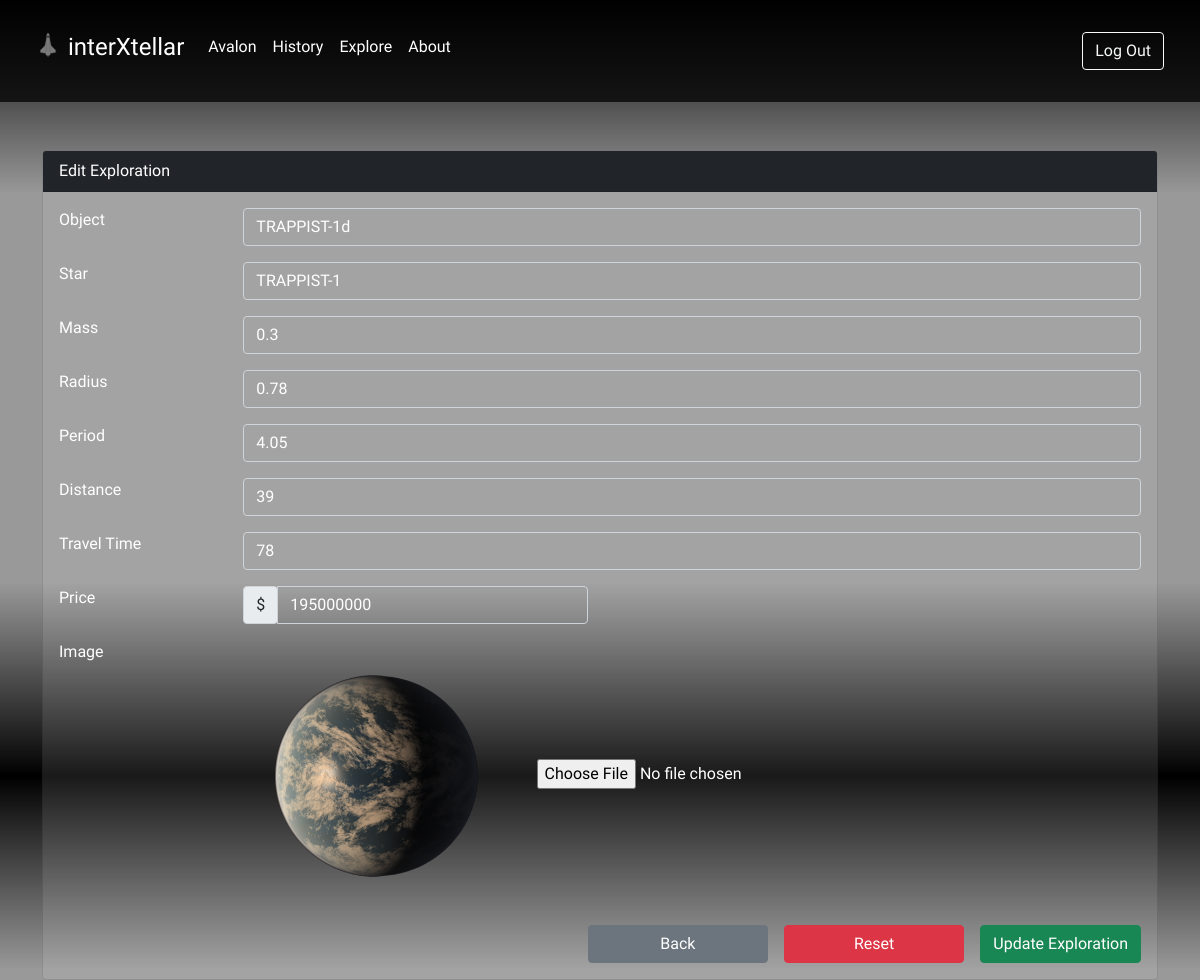
/explore/explore_edit.php?id=7, run on the app's committed database.
### tables this page shows
CREATE TABLE `explore` (
  `id` int(3) NOT NULL,
  `star` varchar(64) NOT NULL,
  `object` varchar(64) NOT NULL,
  `mass` varchar(64) NOT NULL,
  `radius` varchar(64) NOT NULL,
  `period` varchar(64) NOT NULL,
  `distance` varchar(64) NOT NULL,
  `travel_time` varchar(64) NOT NULL,
  `price` int(64) NOT NULL,
  `image` varchar(128) NOT NULL
);

### explore/explore_edit.php (the view, shortened to what this page needs)
<!DOCTYPE html>
<html lang="en">
<head>
    <link href="https://cdn.jsdelivr.net/npm/bootstrap@5.0.1/dist/css/bootstrap.min.css" rel="stylesheet">
</head>
<body>
    <nav class="navbar sticky-top navbar-expand-sm py-4 navbar-light" style="background: rgba(0,0,0,0.75);">
        <div class="container-fluid ms-4 me-4">
            <a class="navbar-brand mb-2 text-white" href="../home.php"><img src="../icon.png" alt="icon" width="24" height="24" class="d-inline-block align-text-top me-2">interXtellar</a>
            <div class="collapse navbar-collapse" id="navbarSupportedContent">
                <ul class="navbar-nav me-auto mb-lg-0">
                    <a class="nav-link text-white" href="../home.php#avalon">Avalon</a>
                    <a class="nav-link text-white" href="../home.php#history">History</a>
                    <a class="nav-link text-white" href="../home.php#explore">Explore</a>
                    <a class="nav-link text-white mb-2" href="../home.php#about">About</a>
                </ul>
                <form class="d-flex">
                    <a class="btn btn-outline-light my-2 my-sm-0" href="../logout.php">Log Out</a>
                </form>
            </div>
        </div>
    </nav>
    <?php
        include("../koneksi.php");
        $query = mysqli_query($con, "SELECT * FROM explore WHERE id='$_GET[id]'");
        $data  = mysqli_fetch_array($query);
    ?>
    <div class="container mt-5 mb-5">
        <div class="card">
            <div class="card-header bg-dark text-white">Edit Exploration</div>
            <div class="card-body">
                <form method="POST" action="explore_update.php" enctype="multipart/form-data">
                    <div class="form-group row mb-3">
                        <label for="object" class="col-sm-2">Object</label>
                        <div class="col-sm-10">
                            <input type="text" name="object" id="object" class="form-control" value="<?php echo $data['object']; ?>">
                        </div>
                    </div>
                    <div class="form-group row mb-3">
                        <label for="star" class="col-sm-2">Star</label>
                        <div class="col-sm-10">
                            <input type="text" name="star" id="star" class="form-control" value="<?php echo $data['star']; ?>">
                        </div>
                    </div>
                    <div class="form-group row mb-3">
                        <label for="mass" class="col-sm-2">Mass</label>
                        <div class="col-sm-10">
                            <input type="text" name="mass" id="mass" class="form-control" value="<?php echo $data['mass']; ?>">
                        </div>
                    </div>
                    <div class="form-group row mb-3">
                        <label for="radius" class="col-sm-2">Radius</label>
                        <div class="col-sm-10">
                            <input type="text" name="radius" id="radius" class="form-control" value="<?php echo $data['radius']; ?>">
                        </div>
                    </div>
                    <div class="form-group row mb-3">
                        <label for="period" class="col-sm-2">Period</label>
                        <div class="col-sm-10">
                            <input type="text" name="period" id="period" class="form-control" value="<?php echo $data['period']; ?>">
                        </div>
                    </div>
                    <div class="form-group row mb-3">
                        <label for="distance" class="col-sm-2">Distance</label>
                        <div class="col-sm-10">
                            <input type="text" name="distance" id="distance" class="form-control" value="<?php echo $data['distance']; ?>">
                        </div>
                    </div>
                    <div class="form-group row mb-3">
                        <label for="travel_time" class="col-sm-2">Travel Time</label>
                        <div class="col-sm-10">
                            <input type="text" name="travel_time" id="travel_time" class="form-control" value="<?php echo $data['travel_time']; ?>">
                        </div>
                    </div>
                    <div class="form-group row mb-3">
                        <label for="price" class="col-sm-2">Price</label>
                        <div class="col-md-4">
                            <div class="input-group">
                                <div class="input-group-prepend">
                                    <span class="input-group-text">$</span>
                                </div>
                                <input type="text" name="price" id="price" class="form-control" value="<?php echo $data['price']; ?>">
                            </div>
                        </div>
                    </div>
                    <div class="form-group row mb-3">
                        <label for="image" class="col-sm-2">Image</label>
                        <div class="col-sm-10">
                            <img style="width: 30%; border-radius: 20px; margin-right: 20px;" src="explore_img/<?php echo $data['image']; ?>" alt="explore_img/<?= $data['image']; ?>">
                            <input type="file" name="image" id="image">
                        </div>
                    </div>
                    <div class="form-group row">
                        <div class="d-grid gap-2 d-md-flex justify-content-md-end">
                            <a href="explore.php" class="btn btn-secondary col-2  me-md-2">Back</a>
                            <button class="btn btn-danger col-2 me-md-2" type="reset">Reset</button>
                            <button class="btn btn-success" type="submit">Update Exploration</button>
                        </div>
                    </div>
                </form>
            </div>
        </div>
    </div>
</body>
</html>

### explore/explore_edit.php (style rules this page uses)
body { background: linear-gradient(180deg, black 0%, rgba(0,0,0,0.4) 25%, rgba(0,0,0,0.4) 75%, black 100%), url(../img/bg3.jpg); height: 97vh; background-size: cover; background-position: center; }
nav { font-family: 'Oxanium', cursive; }
.navbar-brand { font-size: 24px; }
.card { background: rgba(255, 255, 255, 0.1); font-family: 'Oxygen', sans-serif; color: white; }
.form-group input { background: transparent; color: white; }
.form-group input:valid { background: transparent; color: white; }

### data on the page
explore: object "TRAPPIST-1d", star "TRAPPIST-1", mass "0.3", radius "0.78", period "4.05", distance "39", travel_time "78", price "195000000", image (picture)
